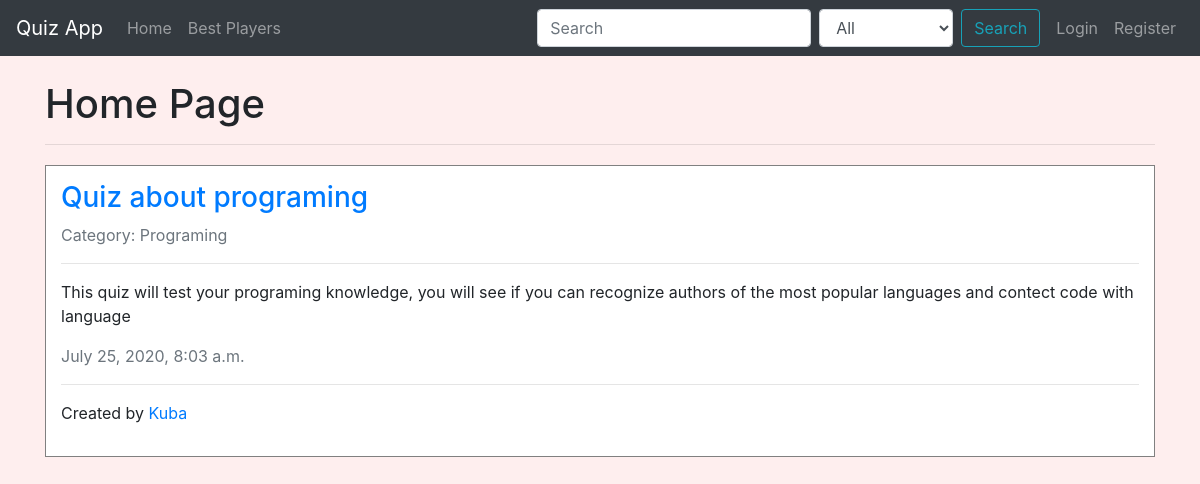
/, run on an earlier commit of the app's database.
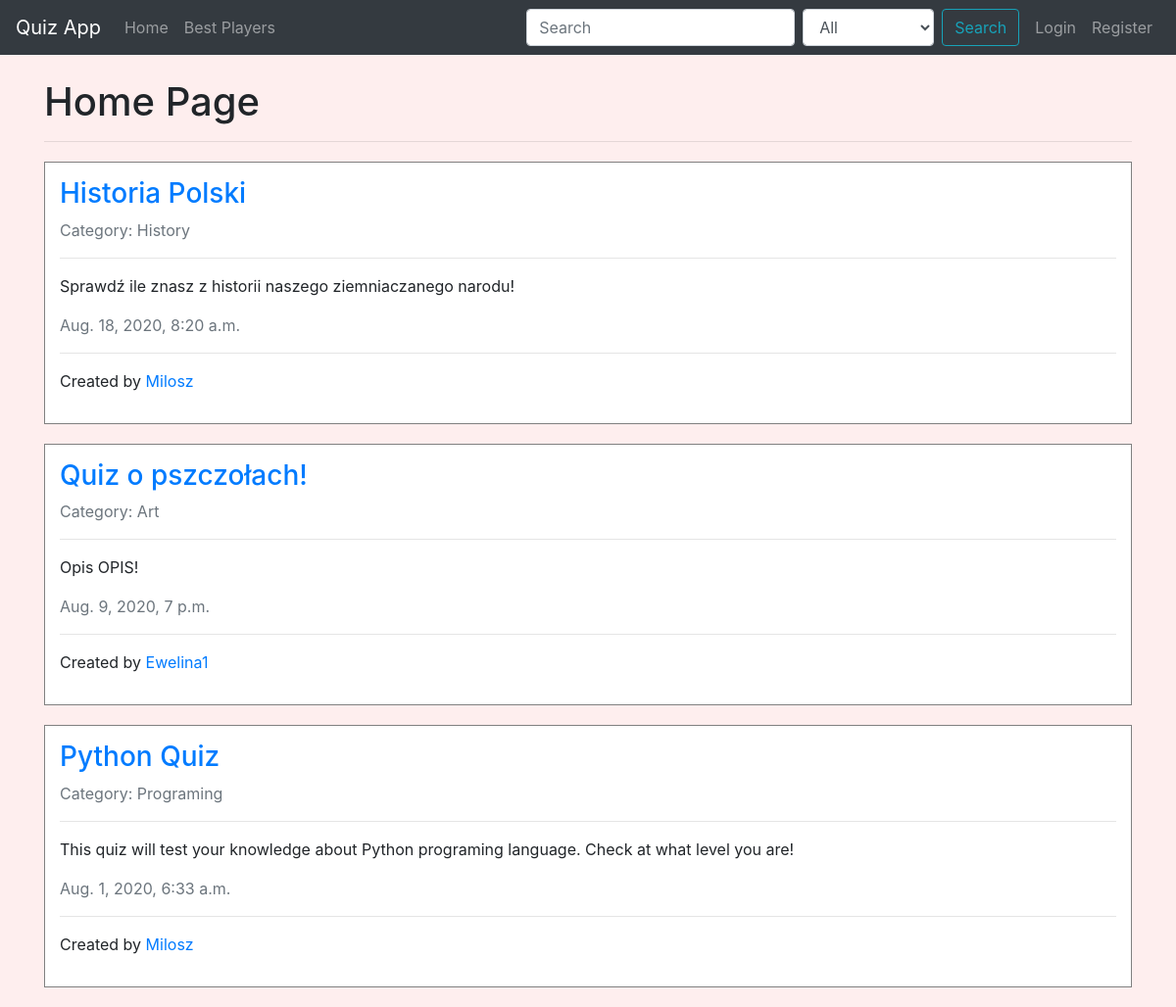
And on a later commit of the database.
### quiz/models.py (models this page shows, shortened)
class Quiz(models.Model):
	title = models.CharField(max_length=100)
	description = models.TextField()
	author = models.ForeignKey(User, on_delete=models.CASCADE, related_name='quizzes')
	category = models.ForeignKey(Category, on_delete=models.SET_NULL, null=True, related_name='quizzes')
	date_created = models.DateTimeField(default=now)
	likes = models.ManyToManyField(User, related_name='liked_quizzes')
	dislikes = models.ManyToManyField(User, related_name='disliked_quizzes')
	class Meta:
		verbose_name_plural = 'Quizzes'

class Category(models.Model):
	name = models.CharField(max_length=64)
	class Meta:
		verbose_name_plural = 'Categories'
	def __str__(self):
		return self.name

### quiz/views.py (the view, shortened to what this page needs)
# urls.py: path('', views.QuizListView.as_view(), name='home'),
class QuizListView(ListView):
    model = Quiz
    template_name = 'quiz/home.html'
    ordering = '-date_created'
    paginate_by = 5
    def get_queryset(self):
        query = self.request.GET.get('q')
        category = self.request.GET.get('category')
        return super().get_queryset()

### quiz/context_processors.py (called while the page is built)
def categories_processor(request):
	categories = Category.objects.all()
	return dict(categories=categories)

### quiz/templates/quiz/home.html (shortened to what this page needs)
{% extends "quiz/base.html" %}
{% block content %}
	<h1>Home Page</h1>
	<hr>
	{% for quiz in object_list %}
		{% include "quiz/quiz.html" %}
	{% endfor %}
{% endblock content %}

### quiz/templates/quiz/quiz.html
<div class="quiz">
	<h3><a href="{% url 'quiz:detail' quiz.id %}">{{ quiz.title }}</a></h3>
	<p class="text-muted">Category: {{ quiz.category.name }}</p>
	<hr>
	<p>{{ quiz.description }}</p>
	<p class="text-muted">{{ quiz.date_created }}</p>
	<hr>
	<p>Created by <a href="{% url 'accounts:user_view' quiz.author.id %}">{{ quiz.author.username }}</a></p>
</div>

What changed in the data, as far as the page shows it:
removed Quiz: title "Quiz about programing", category.name "Programing", description "This quiz will test your programing knowledge, you will see if you can recognize authors of the most popular languages and contect code with language", date_created "July 25, 2020, 8:03 a.m.", author.username "Kuba"
added Quiz: title "Historia Polski", category.name "History", description "Sprawdź ile znasz z historii naszego ziemniaczanego narodu!", date_created "Aug. 18, 2020, 8:20 a.m.", author.username "Milosz"
added Quiz: title "Quiz o pszczołach!", category.name "Art", description "Opis OPIS!", date_created "Aug. 9, 2020, 7 p.m.", author.username "Ewelina1"
added Quiz: title "Python Quiz", category.name "Programing", description "This quiz will test your knowledge about Python programing language. Check at what level you are!", date_created "Aug. 1, 2020, 6:33 a.m.", author.username "Milosz"
